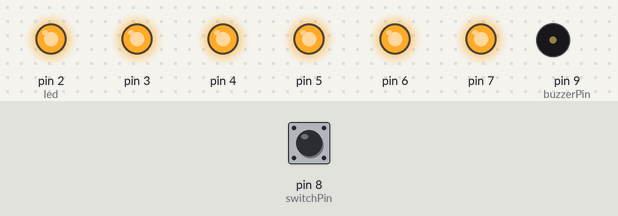
Simulated run of this sketch. Board: Arduino Uno, built with avr-gcc and run on an emulated ATmega328P. Parts: output pins drawn as LEDs (lit = HIGH), buzzer (waves = sounding). The inputs (shaded band) are chosen by the test bench; at power-on: pin 8 (switchPin) LOW.

Above: at 6.4 s.
6.5 s: pin 8 (switchPin) pulled LOW for 0.15 s
At 14.9 s:
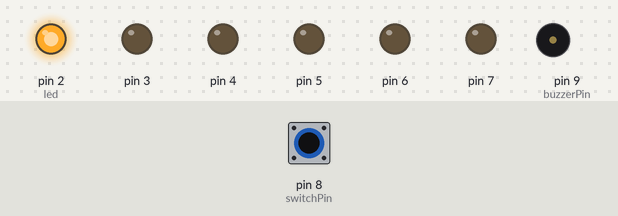
At 15.8 s:
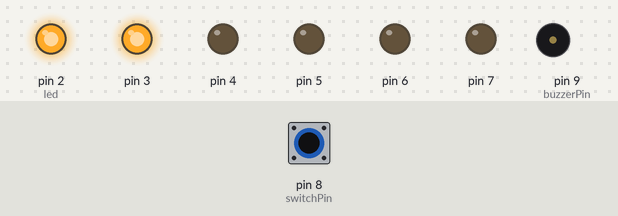
Timing chart, 0 to 16.0 s (numbered marks = the images above; inputs shaded):
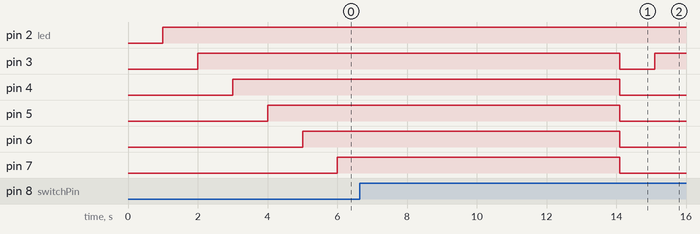

Measured:
- after the input at 6.5 s, tone on pin 9 (buzzerPin): stays silent (without the input it goes to 442 Hz after 2.4 s)

The sketch:

Digital_Hourglass.ino
```cpp
const int switchPin = 8;
const int buzzerPin = 9;
unsigned long previousTime = 0;
int switchState = 0;
int prevSwitchState = 0;
int led = 2;
long interval = 1000;
void setup() {
  for(int x = led;x<8;x++){
    pinMode(x, OUTPUT);
  }
  pinMode(buzzerPin, OUTPUT);
  pinMode(switchPin, INPUT);
}

void loop() {
  unsigned long currentTime = millis();
  if(currentTime - previousTime > interval) {
    previousTime = currentTime;
    digitalWrite(led, HIGH);
    led++;
    if(led == 8){
      for(int x = 0;x<4;x++){
        siren();
      }
      noTone(buzzerPin);
    }
  }
  switchState = digitalRead(switchPin);
  if(switchState != prevSwitchState){
    for(int x = 2;x<8;x++){
      digitalWrite(x, LOW);
    }
    led = 2;
    previousTime = currentTime;
  }
  prevSwitchState = switchState;
}

void siren() {
  for(int y = 0;y<501;y++){
          tone(buzzerPin,y);
          delay(2);
        }
        for(int z = 501;z>1;z--){
          tone(buzzerPin,z);
          delay(2);
        }
}
```
